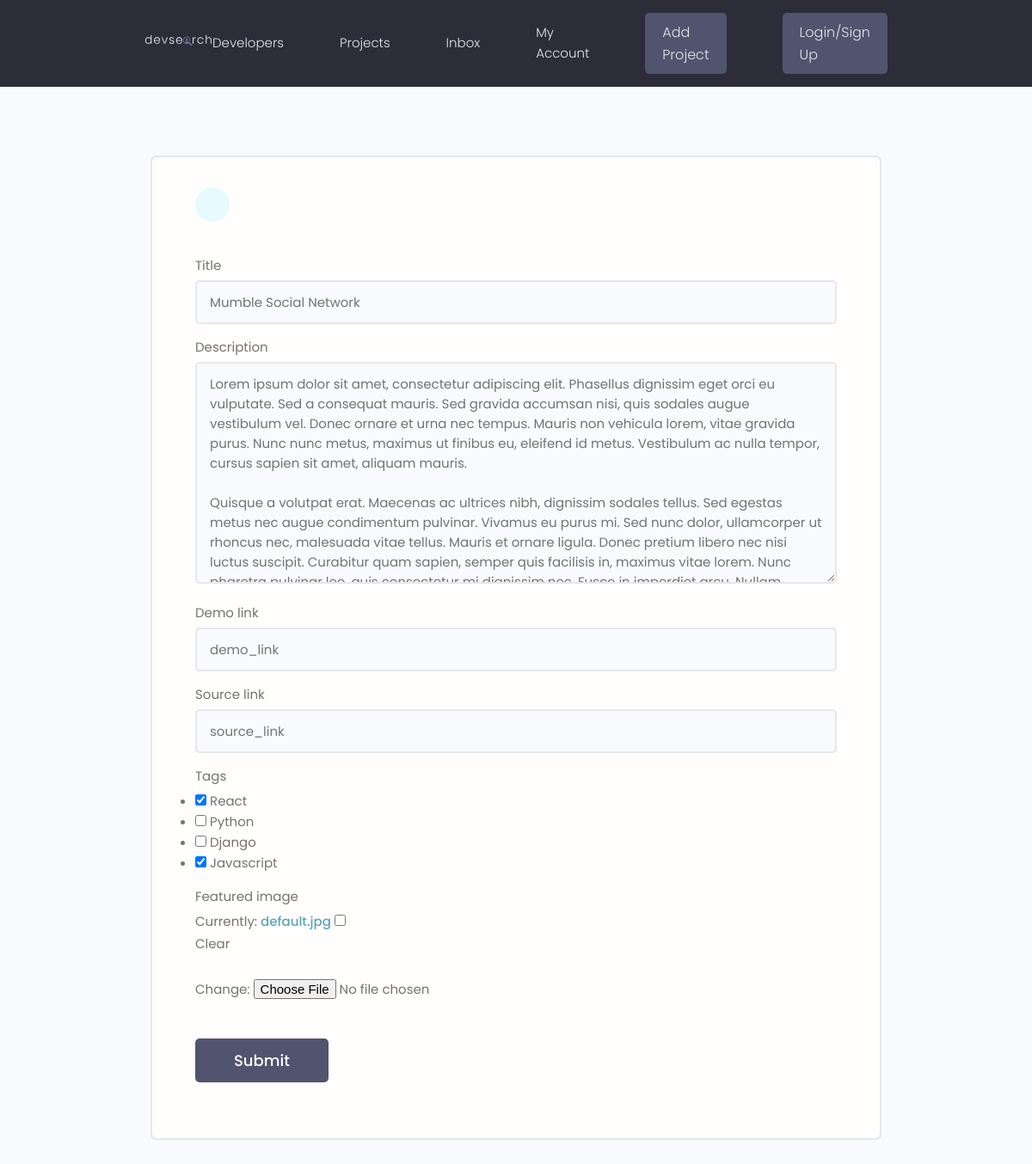
Before: /update-project/28627f19701c4619a909cde9b28270f8 with the older database file.
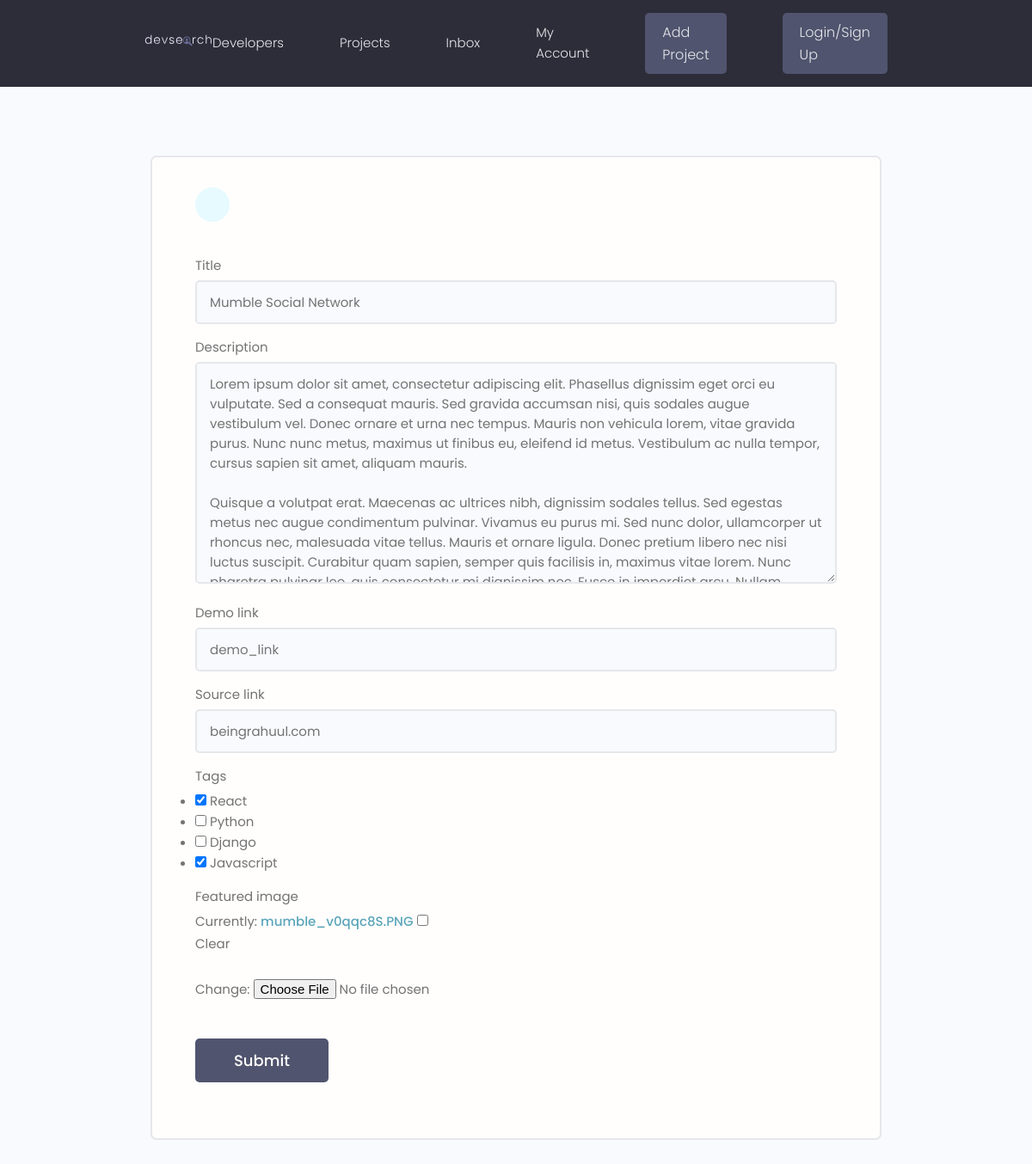
After: the same page with the newer database file.
### projects/models.py (models this page shows, shortened)
class Project(models.Model):
    title = models.CharField(max_length=200)
    description = models.TextField(null=True, blank=True)
    featured_image = models.ImageField(null=True, blank=True, default='default.jpg')
    demo_link = models.CharField(max_length=2000, null=True, blank=True)
    source_link = models.CharField(max_length=2000, null=True, blank=True)
    tags = models.ManyToManyField('Tag', blank=True)
    vote_total = models.IntegerField(default=0, null=True, blank=True)
    vote_ratio = models.IntegerField(default=0, null=True, blank=True)
    created = models.DateTimeField(auto_now_add=True)
    id = models.UUIDField(default=uuid.uuid4, unique=True,
                          primary_key=True, editable=False)

### projects/views.py (the view)
# urls.py: path('update-project/<str:pk>', views.updateProject, name='updateProject'),
def updateProject(request, pk):
    project = Project.objects.get(id=pk)
    form = ProjectForm(instance=project)
    if request.method == 'POST':
        form = ProjectForm(request.POST, request.FILES, instance=project)
        if form.is_valid():
            form.save()
            return redirect('projects')
    context = {
        'form': form
    }
    return render(request, 'projects/project_form.html',context=context)

### projects/forms.py
class ProjectForm(ModelForm):
    class Meta:
        model = Project
        fields = ['title', 'description', 'demo_link', 'source_link', 'tags', 'featured_image']
        widgets = {
            'tags': forms.CheckboxSelectMultiple(),
        }
    def __init__(self, *arg, **kwargs):
        super(ProjectForm, self).__init__(*arg, **kwargs)
        for k, field in self.fields.items():
            field.widget.attrs.update({'class': 'input', 'placeholder': k})

### projects/models.py (called while the page is built)
    def __str__(self):
        return self.Name

### projects/templates/projects/project_form.html (shortened to what this page needs)
{% extends 'main.html'%}
{% block content %}
<main class="formPage my-xl">
    <div class="content-box">
        <div class="formWrapper">
            <a class="backButton" href="#"></a>
            <br>
            <form class="form" method="POST" enctype="multipart/form-data">
                {% for field in form %}
                <div class="form__field">
                    <label for="formInput#text">{{field.label}}</label>
                    {{field}}
                </div>
                {% endfor %}
                <input class="btn btn--sub btn--lg  my-md" type="submit" value="Submit" />
            </form>
        </div>
    </div>
</main>
{% endblock %}

Changed rows visible on the page:
changed Project "Mumble Social Network": source_link (not shown) → "beingrahuul.com"
Other visible differences:
text no longer shown: "Currently: default.jpg Clear Change:"
text now shown: "Currently: mumble_v0qqc8S.PNG Clear Change:"
